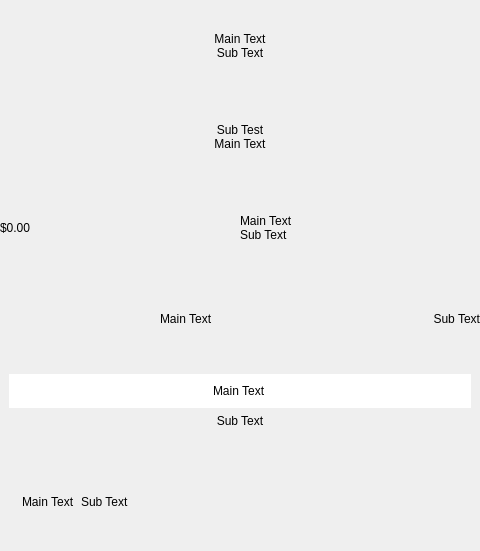
<?xml version="1.0" encoding="UTF-8"?>
<ui version="4.0">
 <class>DapGuiButtonUI</class>
 <widget class="QWidget" name="DapGuiButtonUI">
  <property name="geometry">
   <rect>
    <x>0</x>
    <y>0</y>
    <width>480</width>
    <height>551</height>
   </rect>
  </property>
  <property name="windowTitle">
   <string>Form</string>
  </property>
  <layout class="QVBoxLayout" name="vl">
   <property name="spacing">
    <number>0</number>
   </property>
   <property name="leftMargin">
    <number>0</number>
   </property>
   <property name="topMargin">
    <number>0</number>
   </property>
   <property name="rightMargin">
    <number>0</number>
   </property>
   <property name="bottomMargin">
    <number>0</number>
   </property>
   <item>
    <widget class="DapGuiWidget" name="DapGuiButtonBackground" native="true">
     <property name="styleSheet">
      <string notr="true">#DapGuiButtonBackground{ background-color: rgba(0,0,0,0); }</string>
     </property>
     <property name="cssStyle" stdset="0">
      <string>nobackground</string>
     </property>
     <layout class="QVBoxLayout" name="verticalLayout_4">
      <property name="spacing">
       <number>0</number>
      </property>
      <property name="leftMargin">
       <number>0</number>
      </property>
      <property name="topMargin">
       <number>0</number>
      </property>
      <property name="rightMargin">
       <number>0</number>
      </property>
      <property name="bottomMargin">
       <number>0</number>
      </property>
      <item>
       <widget class="DapGuiWidget" name="Style0" native="true">
        <property name="cssStyle" stdset="0">
         <string>nobackground</string>
        </property>
        <layout class="QVBoxLayout" name="verticalLayout">
         <property name="spacing">
          <number>0</number>
         </property>
         <property name="leftMargin">
          <number>0</number>
         </property>
         <property name="topMargin">
          <number>0</number>
         </property>
         <property name="rightMargin">
          <number>0</number>
         </property>
         <property name="bottomMargin">
          <number>0</number>
         </property>
         <item>
          <widget class="DapGuiLabel" name="DapGuiButtonTextMain">
           <property name="text">
            <string>Main Text</string>
           </property>
           <property name="alignment">
            <set>Qt::AlignBottom|Qt::AlignHCenter</set>
           </property>
          </widget>
         </item>
         <item>
          <widget class="DapGuiLabel" name="DapGuiButtonTextSub">
           <property name="text">
            <string>Sub Text</string>
           </property>
           <property name="alignment">
            <set>Qt::AlignHCenter|Qt::AlignTop</set>
           </property>
          </widget>
         </item>
        </layout>
       </widget>
      </item>
      <item>
       <widget class="DapGuiWidget" name="Style1" native="true">
        <property name="cssStyle" stdset="0">
         <string>nobackground</string>
        </property>
        <layout class="QVBoxLayout" name="verticalLayout_2">
         <property name="spacing">
          <number>0</number>
         </property>
         <property name="leftMargin">
          <number>0</number>
         </property>
         <property name="topMargin">
          <number>0</number>
         </property>
         <property name="rightMargin">
          <number>0</number>
         </property>
         <property name="bottomMargin">
          <number>0</number>
         </property>
         <item>
          <widget class="DapGuiLabel" name="DapGuiButtonTextSub_2">
           <property name="text">
            <string>Sub Test</string>
           </property>
           <property name="alignment">
            <set>Qt::AlignBottom|Qt::AlignHCenter</set>
           </property>
          </widget>
         </item>
         <item>
          <widget class="DapGuiLabel" name="DapGuiButtonTextMain_2">
           <property name="text">
            <string>Main Text</string>
           </property>
           <property name="alignment">
            <set>Qt::AlignHCenter|Qt::AlignTop</set>
           </property>
          </widget>
         </item>
        </layout>
       </widget>
      </item>
      <item>
       <widget class="DapGuiWidget" name="Style2" native="true">
        <property name="cssStyle" stdset="0">
         <string>nobackground</string>
        </property>
        <layout class="QHBoxLayout" name="horizontalLayout">
         <property name="spacing">
          <number>0</number>
         </property>
         <property name="leftMargin">
          <number>0</number>
         </property>
         <property name="topMargin">
          <number>0</number>
         </property>
         <property name="rightMargin">
          <number>0</number>
         </property>
         <property name="bottomMargin">
          <number>0</number>
         </property>
         <item>
          <widget class="DapGuiLabel" name="DapGuiButtonTextLeft">
           <property name="text">
            <string>$0.00</string>
           </property>
           <property name="alignment">
            <set>Qt::AlignLeading|Qt::AlignLeft|Qt::AlignVCenter</set>
           </property>
          </widget>
         </item>
         <item>
          <layout class="QVBoxLayout" name="verticalLayout_3">
           <property name="spacing">
            <number>0</number>
           </property>
           <item>
            <widget class="DapGuiLabel" name="DapGuiButtonTextMain_3">
             <property name="text">
              <string>Main Text</string>
             </property>
             <property name="alignment">
              <set>Qt::AlignBottom|Qt::AlignLeading|Qt::AlignLeft</set>
             </property>
            </widget>
           </item>
           <item>
            <widget class="DapGuiLabel" name="DapGuiButtonTextSub_3">
             <property name="text">
              <string>Sub Text</string>
             </property>
             <property name="alignment">
              <set>Qt::AlignLeading|Qt::AlignLeft|Qt::AlignTop</set>
             </property>
            </widget>
           </item>
          </layout>
         </item>
        </layout>
       </widget>
      </item>
      <item>
       <widget class="DapGuiWidget" name="Style3" native="true">
        <property name="cssStyle" stdset="0">
         <string>nobackground</string>
        </property>
        <layout class="QHBoxLayout" name="horizontalLayout_2">
         <property name="spacing">
          <number>0</number>
         </property>
         <property name="leftMargin">
          <number>0</number>
         </property>
         <property name="topMargin">
          <number>0</number>
         </property>
         <property name="rightMargin">
          <number>0</number>
         </property>
         <property name="bottomMargin">
          <number>0</number>
         </property>
         <item>
          <widget class="DapGuiLabel" name="DapGuiButtonIcon">
           <property name="text">
            <string/>
           </property>
          </widget>
         </item>
         <item>
          <widget class="DapGuiLabel" name="DapGuiButtonTextMid">
           <property name="text">
            <string>Main Text</string>
           </property>
          </widget>
         </item>
         <item>
          <widget class="DapGuiLabel" name="DapGuiButtonTextRight">
           <property name="styleSheet">
            <string notr="true"/>
           </property>
           <property name="text">
            <string>Sub Text</string>
           </property>
           <property name="alignment">
            <set>Qt::AlignRight|Qt::AlignTrailing|Qt::AlignVCenter</set>
           </property>
          </widget>
         </item>
        </layout>
       </widget>
      </item>
      <item>
       <widget class="DapGuiWidget" name="Style4" native="true">
        <property name="cssStyle" stdset="0">
         <string>nobackground</string>
        </property>
        <layout class="QVBoxLayout" name="verticalLayout_5">
         <item>
          <widget class="DapGuiLineEdit" name="kelGuiLineEditMain">
           <property name="sizePolicy">
            <sizepolicy hsizetype="Preferred" vsizetype="Preferred">
             <horstretch>0</horstretch>
             <verstretch>0</verstretch>
            </sizepolicy>
           </property>
           <property name="inputMask">
            <string/>
           </property>
           <property name="text">
            <string>Main Text</string>
           </property>
           <property name="frame">
            <bool>false</bool>
           </property>
           <property name="alignment">
            <set>Qt::AlignCenter</set>
           </property>
          </widget>
         </item>
         <item>
          <widget class="DapGuiLabel" name="DapGuiButtonTextSub_4">
           <property name="text">
            <string>Sub Text</string>
           </property>
           <property name="alignment">
            <set>Qt::AlignHCenter|Qt::AlignTop</set>
           </property>
          </widget>
         </item>
        </layout>
       </widget>
      </item>
      <item>
       <widget class="DapGuiWidget" name="Style5" native="true">
        <layout class="QHBoxLayout" name="horizontalLayout_3">
         <item>
          <widget class="DapGuiLabel" name="DapGuiButtonIconLeft"/>
         </item>
         <item>
          <widget class="DapGuiLabel" name="DapGuiButtonTextMid_2">
           <property name="text">
            <string>Main Text</string>
           </property>
          </widget>
         </item>
         <item>
          <widget class="DapGuiLabel" name="DapGuiButtonTextRight_2">
           <property name="sizePolicy">
            <sizepolicy hsizetype="Expanding" vsizetype="Preferred">
             <horstretch>0</horstretch>
             <verstretch>0</verstretch>
            </sizepolicy>
           </property>
           <property name="text">
            <string>Sub Text</string>
           </property>
           <property name="alignment">
            <set>Qt::AlignLeading|Qt::AlignLeft|Qt::AlignVCenter</set>
           </property>
          </widget>
         </item>
         <item>
          <widget class="DapGuiLabel" name="DapGuiButtonIconRight">
           <property name="cursor">
            <cursorShape>PointingHandCursor</cursorShape>
           </property>
          </widget>
         </item>
        </layout>
       </widget>
      </item>
      <item>
       <widget class="DapGuiSeparator" name="kelGuiSeparator" native="true">
        <property name="sizePolicy">
         <sizepolicy hsizetype="Preferred" vsizetype="Fixed">
          <horstretch>0</horstretch>
          <verstretch>0</verstretch>
         </sizepolicy>
        </property>
        <property name="maximumSize">
         <size>
          <width>16777215</width>
          <height>4</height>
         </size>
        </property>
       </widget>
      </item>
     </layout>
    </widget>
   </item>
  </layout>
 </widget>
 <customwidgets>
  <customwidget>
   <class>DapGuiSeparator</class>
   <extends>QWidget</extends>
   <header>dapguiseparator.h</header>
  </customwidget>
  <customwidget>
   <class>DapGuiLineEdit</class>
   <extends>QLineEdit</extends>
   <header>dapguilineedit.h</header>
  </customwidget>
  <customwidget>
   <class>DapGuiLabel</class>
   <extends>QLabel</extends>
   <header>dapguilabel.h</header>
  </customwidget>
  <customwidget>
   <class>DapGuiWidget</class>
   <extends>QWidget</extends>
   <header>dapguiwidget.h</header>
   <container>1</container>
  </customwidget>
 </customwidgets>
 <resources/>
 <connections/>
</ui>
